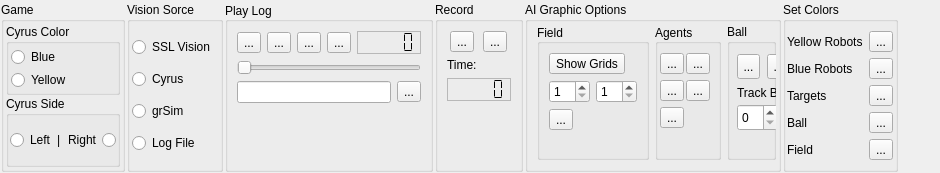
         <widget class="QWidget" name="watchToolsPage_1">
          <layout class="QHBoxLayout" name="horizontalLayout_4">
           <property name="spacing">
            <number>2</number>
           </property>
           <property name="leftMargin">
            <number>1</number>
           </property>
           <property name="topMargin">
            <number>2</number>
           </property>
           <property name="rightMargin">
            <number>2</number>
           </property>
           <property name="bottomMargin">
            <number>1</number>
           </property>
           <item>
            <widget class="QGroupBox" name="chooseGameColorAndSideGB">
             <property name="title">
              <string>Game</string>
             </property>
             <layout class="QVBoxLayout" name="verticalLayout_4">
              <property name="spacing">
               <number>1</number>
              </property>
              <property name="leftMargin">
               <number>2</number>
              </property>
              <property name="topMargin">
               <number>2</number>
              </property>
              <property name="rightMargin">
               <number>2</number>
              </property>
              <property name="bottomMargin">
               <number>2</number>
              </property>
              <item>
               <widget class="QGroupBox" name="chooseCyrusColorGB">
                <property name="title">
                 <string>Cyrus Color</string>
                </property>
                <layout class="QVBoxLayout" name="verticalLayout_3">
                 <property name="spacing">
                  <number>2</number>
                 </property>
                 <property name="leftMargin">
                  <number>2</number>
                 </property>
                 <property name="topMargin">
                  <number>2</number>
                 </property>
                 <property name="rightMargin">
                  <number>2</number>
                 </property>
                 <property name="bottomMargin">
                  <number>1</number>
                 </property>
                 <item>
                  <widget class="QRadioButton" name="chooseTeamColorBlueRB">
                   <property name="text">
                    <string>Blue</string>
                   </property>
                  </widget>
                 </item>
                 <item>
                  <widget class="QRadioButton" name="chooseTeamColorYellowRB">
                   <property name="text">
                    <string>Yellow</string>
                   </property>
                  </widget>
                 </item>
                </layout>
               </widget>
              </item>
              <item>
               <widget class="QGroupBox" name="chooseCyrusSideGB">
                <property name="title">
                 <string>Cyrus Side</string>
                </property>
                <layout class="QHBoxLayout" name="horizontalLayout_5">
                 <property name="spacing">
                  <number>1</number>
                 </property>
                 <property name="leftMargin">
                  <number>1</number>
                 </property>
                 <property name="topMargin">
                  <number>1</number>
                 </property>
                 <property name="rightMargin">
                  <number>1</number>
                 </property>
                 <property name="bottomMargin">
                  <number>1</number>
                 </property>
                 <item>
                  <widget class="QRadioButton" name="chooseTeamSideLeftRB">
                   <property name="text">
                    <string>Left</string>
                   </property>
                  </widget>
                 </item>
                 <item>
                  <widget class="QLabel" name="pipeBetweenRightAndLeftLbl">
                   <property name="text">
                    <string>|</string>
                   </property>
                  </widget>
                 </item>
                 <item>
                  <widget class="QRadioButton" name="chooseTeamSideRightRB">
                   <property name="layoutDirection">
                    <enum>Qt::RightToLeft</enum>
                   </property>
                   <property name="text">
                    <string>Right</string>
                   </property>
                  </widget>
                 </item>
                </layout>
               </widget>
              </item>
             </layout>
            </widget>
           </item>
           <item>
            <widget class="QGroupBox" name="chooseVisionSourceGB">
             <property name="title">
              <string>Vision Sorce</string>
             </property>
             <layout class="QVBoxLayout" name="verticalLayout">
              <property name="leftMargin">
               <number>2</number>
              </property>
              <property name="rightMargin">
               <number>2</number>
              </property>
              <item>
               <widget class="QRadioButton" name="chooseSourceSSLVisionRB">
                <property name="text">
                 <string>SSL Vision</string>
                </property>
               </widget>
              </item>
              <item>
               <widget class="QRadioButton" name="chooseSourceCyrusRB">
                <property name="text">
                 <string>Cyrus </string>
                </property>
               </widget>
              </item>
              <item>
               <widget class="QRadioButton" name="chooseSourceGRSimRB">
                <property name="text">
                 <string>grSim</string>
                </property>
               </widget>
              </item>
              <item>
               <widget class="QRadioButton" name="chooseSourceLogFileRB">
                <property name="text">
                 <string>Log File</string>
                </property>
               </widget>
              </item>
             </layout>
            </widget>
           </item>
           <item>
            <widget class="QGroupBox" name="playLogGB">
             <property name="title">
              <string>Play Log</string>
             </property>
             <property name="alignment">
              <set>Qt::AlignLeading|Qt::AlignLeft|Qt::AlignVCenter</set>
             </property>
             <property name="flat">
              <bool>false</bool>
             </property>
             <layout class="QVBoxLayout" name="verticalLayout_2">
              <item>
               <layout class="QHBoxLayout" name="horizontalLayout">
                <item>
                 <widget class="QToolButton" name="logStepBackwardTB">
                  <property name="font">
                   <font>
                    <kerning>true</kerning>
                   </font>
                  </property>
                  <property name="text">
                   <string>...</string>
                  </property>
                  <property name="icon">
                   <iconset resource="icons.qrc">
                    <normaloff>:/icons/oxygen/media-skip-backward.png</normaloff>:/icons/oxygen/media-skip-backward.png</iconset>
                  </property>
                  <property name="checkable">
                   <bool>false</bool>
                  </property>
                 </widget>
                </item>
                <item>
                 <widget class="QToolButton" name="logPlayTB">
                  <property name="font">
                   <font>
                    <kerning>true</kerning>
                   </font>
                  </property>
                  <property name="text">
                   <string>...</string>
                  </property>
                  <property name="icon">
                   <iconset>
                    <normalon>:/icons/oxygen/media-playback-start.png</normalon>
                   </iconset>
                  </property>
                 </widget>
                </item>
                <item>
                 <widget class="QToolButton" name="logPauseTB">
                  <property name="font">
                   <font>
                    <kerning>true</kerning>
                   </font>
                  </property>
                  <property name="text">
                   <string>...</string>
                  </property>
                  <property name="icon">
                   <iconset resource="icons.qrc">
                    <normaloff>:/icons/oxygen/media-playback-pause.png</normaloff>:/icons/oxygen/media-playback-pause.png</iconset>
                  </property>
                 </widget>
                </item>
                <item>
                 <widget class="QToolButton" name="logStepForwardTB">
                  <property name="font">
                   <font>
                    <kerning>true</kerning>
                   </font>
                  </property>
                  <property name="text">
                   <string>...</string>
                  </property>
                  <property name="icon">
                   <iconset resource="icons.qrc">
                    <normaloff>:/icons/oxygen/media-skip-forward.png</normaloff>:/icons/oxygen/media-skip-forward.png</iconset>
                  </property>
                 </widget>
                </item>
                <item>
                 <widget class="QLCDNumber" name="logTimeLcd">
                  <property name="font">
                   <font>
                    <weight>50</weight>
                    <bold>false</bold>
                   </font>
                  </property>
                  <property name="frameShape">
                   <enum>QFrame::StyledPanel</enum>
                  </property>
                  <property name="lineWidth">
                   <number>1</number>
                  </property>
                  <property name="midLineWidth">
                   <number>0</number>
                  </property>
                  <property name="smallDecimalPoint">
                   <bool>false</bool>
                  </property>
                  <property name="segmentStyle">
                   <enum>QLCDNumber::Flat</enum>
                  </property>
                  <property name="value" stdset="0">
                   <double>0.000000000000000</double>
                  </property>
                 </widget>
                </item>
               </layout>
              </item>
              <item>
               <widget class="QSlider" name="logSeekPlayingHSl">
                <property name="minimumSize">
                 <size>
                  <width>150</width>
                  <height>0</height>
                 </size>
                </property>
                <property name="orientation">
                 <enum>Qt::Horizontal</enum>
                </property>
               </widget>
              </item>
              <item>
               <layout class="QHBoxLayout" name="horizontalLayout_2">
                <item>
                 <widget class="QLineEdit" name="logFileNameLE"/>
                </item>
                <item>
                 <widget class="QToolButton" name="logFilebrowseTB">
                  <property name="font">
                   <font>
                    <kerning>true</kerning>
                   </font>
                  </property>
                  <property name="text">
                   <string>...</string>
                  </property>
                  <property name="icon">
                   <iconset resource="icons.qrc">
                    <normaloff>:/icons/oxygen/document-open.png</normaloff>:/icons/oxygen/document-open.png</iconset>
                  </property>
                 </widget>
                </item>
               </layout>
              </item>
              <item>
               <spacer name="verticalSpacer">
                <property name="orientation">
                 <enum>Qt::Vertical</enum>
                </property>
                <property name="sizeHint" stdset="0">
                 <size>
                  <width>20</width>
                  <height>40</height>
                 </size>
                </property>
               </spacer>
              </item>
             </layout>
            </widget>
           </item>
           <item>
            <widget class="QGroupBox" name="recordLogGB">
             <property name="title">
              <string>Record</string>
             </property>
             <layout class="QVBoxLayout" name="verticalLayout_5">
              <item>
               <layout class="QHBoxLayout" name="horizontalLayout_6">
                <item>
                 <widget class="QToolButton" name="logRecordTB">
                  <property name="font">
                   <font>
                    <kerning>true</kerning>
                   </font>
                  </property>
                  <property name="text">
                   <string>...</string>
                  </property>
                  <property name="icon">
                   <iconset resource="icons.qrc">
                    <normaloff>:/icons/oxygen/media-record.png</normaloff>:/icons/oxygen/media-record.png</iconset>
                  </property>
                  <property name="checkable">
                   <bool>true</bool>
                  </property>
                 </widget>
                </item>
                <item>
                 <widget class="QToolButton" name="logSelectStoreFolderTB">
                  <property name="font">
                   <font>
                    <kerning>true</kerning>
                   </font>
                  </property>
                  <property name="text">
                   <string>...</string>
                  </property>
                  <property name="icon">
                   <iconset resource="icons.qrc">
                    <normaloff>:/icons/oxygen/document-open-folder.png</normaloff>:/icons/oxygen/document-open-folder.png</iconset>
                  </property>
                  <property name="checkable">
                   <bool>false</bool>
                  </property>
                 </widget>
                </item>
               </layout>
              </item>
              <item>
               <widget class="QLabel" name="label">
                <property name="text">
                 <string>Time:</string>
                </property>
               </widget>
              </item>
              <item>
               <widget class="QLCDNumber" name="logTimeLcd_2">
                <property name="font">
                 <font>
                  <weight>50</weight>
                  <bold>false</bold>
                 </font>
                </property>
                <property name="frameShape">
                 <enum>QFrame::StyledPanel</enum>
                </property>
                <property name="lineWidth">
                 <number>1</number>
                </property>
                <property name="midLineWidth">
                 <number>0</number>
                </property>
                <property name="smallDecimalPoint">
                 <bool>false</bool>
                </property>
                <property name="segmentStyle">
                 <enum>QLCDNumber::Flat</enum>
                </property>
                <property name="value" stdset="0">
                 <double>0.000000000000000</double>
                </property>
               </widget>
              </item>
              <item>
               <spacer name="verticalSpacer_2">
                <property name="orientation">
                 <enum>Qt::Vertical</enum>
                </property>
                <property name="sizeHint" stdset="0">
                 <size>
                  <width>20</width>
                  <height>40</height>
                 </size>
                </property>
               </spacer>
              </item>
             </layout>
            </widget>
           </item>
           <item>
            <widget class="QGroupBox" name="aiGraphicOptionsGB">
             <property name="title">
              <string>AI Graphic Options</string>
             </property>
             <layout class="QHBoxLayout" name="horizontalLayout_3">
              <property name="topMargin">
               <number>2</number>
              </property>
              <property name="rightMargin">
               <number>2</number>
              </property>
              <item>
               <widget class="QGroupBox" name="fieldGraphicOptionsGB">
                <property name="title">
                 <string>Field</string>
                </property>
                <property name="alignment">
                 <set>Qt::AlignLeading|Qt::AlignLeft|Qt::AlignVCenter</set>
                </property>
                <property name="checkable">
                 <bool>false</bool>
                </property>
                <layout class="QFormLayout" name="formLayout_3">
                 <item row="1" column="0">
                  <widget class="QSpinBox" name="fieldGridNumRowsSB">
                   <property name="minimum">
                    <number>1</number>
                   </property>
                   <property name="maximum">
                    <number>99</number>
                   </property>
                  </widget>
                 </item>
                 <item row="2" column="0">
                  <widget class="QToolButton" name="showFieldRiskyTilesTB">
                   <property name="text">
                    <string>...</string>
                   </property>
                   <property name="checkable">
                    <bool>true</bool>
                   </property>
                  </widget>
                 </item>
                 <item row="0" column="0" colspan="2">
                  <widget class="QToolButton" name="showFieldGridTB">
                   <property name="text">
                    <string>Show Grids</string>
                   </property>
                   <property name="checkable">
                    <bool>true</bool>
                   </property>
                  </widget>
                 </item>
                 <item row="1" column="1">
                  <widget class="QSpinBox" name="fieldGridNumColumnsSB">
                   <property name="minimum">
                    <number>1</number>
                   </property>
                  </widget>
                 </item>
                </layout>
               </widget>
              </item>
              <item>
               <widget class="QGroupBox" name="agentsGraphicOptionsGB">
                <property name="title">
                 <string>Agents</string>
                </property>
                <property name="alignment">
                 <set>Qt::AlignLeading|Qt::AlignLeft|Qt::AlignVCenter</set>
                </property>
                <property name="checkable">
                 <bool>false</bool>
                </property>
                <layout class="QFormLayout" name="formLayout">
                 <property name="horizontalSpacing">
                  <number>2</number>
                 </property>
                 <property name="leftMargin">
                  <number>2</number>
                 </property>
                 <property name="rightMargin">
                  <number>2</number>
                 </property>
                 <item row="0" column="0">
                  <widget class="QToolButton" name="showAgentsTargetTB">
                   <property name="text">
                    <string>...</string>
                   </property>
                   <property name="checkable">
                    <bool>true</bool>
                   </property>
                  </widget>
                 </item>
                 <item row="0" column="1">
                  <widget class="QToolButton" name="showAgentsPathPlanTB">
                   <property name="text">
                    <string>...</string>
                   </property>
                   <property name="checkable">
                    <bool>true</bool>
                   </property>
                  </widget>
                 </item>
                 <item row="1" column="0">
                  <widget class="QToolButton" name="showAgentsTimeOfAccessBallTB">
                   <property name="toolTip">
                    <string>Show the time agents need to get ball</string>
                   </property>
                   <property name="text">
                    <string>...</string>
                   </property>
                   <property name="icon">
                    <iconset resource="icons.qrc">
                     <normaloff>:/icons/oxygen/edit-clear-history.png</normaloff>:/icons/oxygen/edit-clear-history.png</iconset>
                   </property>
                   <property name="checkable">
                    <bool>true</bool>
                   </property>
                  </widget>
                 </item>
                 <item row="1" column="1">
                  <widget class="QToolButton" name="showAgentsOpenAnglesToGoalTB">
                   <property name="toolTip">
                    <string>Show open angles to goal</string>
                   </property>
                   <property name="text">
                    <string>...</string>
                   </property>
                   <property name="checkable">
                    <bool>true</bool>
                   </property>
                  </widget>
                 </item>
                 <item row="2" column="0">
                  <widget class="QToolButton" name="showAgentVelocityVectorTB">
                   <property name="text">
                    <string>...</string>
                   </property>
                   <property name="checkable">
                    <bool>true</bool>
                   </property>
                  </widget>
                 </item>
                </layout>
               </widget>
              </item>
              <item>
               <widget class="QGroupBox" name="ballGraphicOptionsGB">
                <property name="title">
                 <string>Ball</string>
                </property>
                <widget class="QToolButton" name="showBallVelocityVectorTB">
                 <property name="geometry">
                  <rect>
                   <x>10</x>
                   <y>30</y>
                   <width>23</width>
                   <height>25</height>
                  </rect>
                 </property>
                 <property name="text">
                  <string>...</string>
                 </property>
                 <property name="checkable">
                  <bool>true</bool>
                 </property>
                </widget>
                <widget class="QToolButton" name="showBallOpenAnglesToGoalTB">
                 <property name="geometry">
                  <rect>
                   <x>40</x>
                   <y>30</y>
                   <width>23</width>
                   <height>25</height>
                  </rect>
                 </property>
                 <property name="text">
                  <string>...</string>
                 </property>
                 <property name="checkable">
                  <bool>true</bool>
                 </property>
                </widget>
                <widget class="QSpinBox" name="trackBallMaxFrameSB">
                 <property name="geometry">
                  <rect>
                   <x>10</x>
                   <y>80</y>
                   <width>41</width>
                   <height>27</height>
                  </rect>
                 </property>
                </widget>
                <widget class="QLabel" name="trackBallMaxFrameLbl">
                 <property name="geometry">
                  <rect>
                   <x>10</x>
                   <y>60</y>
                   <width>71</width>
                   <height>17</height>
                  </rect>
                 </property>
                 <property name="text">
                  <string>Track Ball</string>
                 </property>
                </widget>
               </widget>
              </item>
             </layout>
            </widget>
           </item>
           <item>
            <widget class="QGroupBox" name="setColorsGB">
             <property name="title">
              <string>Set Colors</string>
             </property>
             <layout class="QFormLayout" name="formLayout_2">
              <property name="fieldGrowthPolicy">
               <enum>QFormLayout::AllNonFixedFieldsGrow</enum>
              </property>
              <property name="leftMargin">
               <number>1</number>
              </property>
              <property name="rightMargin">
               <number>2</number>
              </property>
              <item row="0" column="0">
               <widget class="QLabel" name="setColorYellowRobotsLbl">
                <property name="text">
                 <string>Yellow Robots</string>
                </property>
               </widget>
              </item>
              <item row="0" column="1">
               <widget class="QToolButton" name="setColorYellowRobotsTB">
                <property name="text">
                 <string>...</string>
                </property>
               </widget>
              </item>
              <item row="1" column="0">
               <widget class="QLabel" name="setColorBlueRobotsLbl">
                <property name="text">
                 <string>Blue Robots</string>
                </property>
               </widget>
              </item>
              <item row="1" column="1">
               <widget class="QToolButton" name="setColorBlueRobotsTB">
                <property name="text">
                 <string>...</string>
                </property>
               </widget>
              </item>
              <item row="2" column="0">
               <widget class="QLabel" name="setColorRobotTargetsLbl">
                <property name="text">
                 <string>Targets</string>
                </property>
               </widget>
              </item>
              <item row="2" column="1">
               <widget class="QToolButton" name="setColorRobotTargetsTB">
                <property name="text">
                 <string>...</string>
                </property>
               </widget>
              </item>
              <item row="3" column="0">
               <widget class="QLabel" name="setColorBallLbl">
                <property name="text">
                 <string>Ball</string>
                </property>
               </widget>
              </item>
              <item row="3" column="1">
               <widget class="QToolButton" name="setColorBallTB">
                <property name="text">
                 <string>...</string>
                </property>
               </widget>
              </item>
              <item row="4" column="0">
               <widget class="QLabel" name="setColorFieldLbl">
                <property name="text">
                 <string>Field</string>
                </property>
               </widget>
              </item>
              <item row="4" column="1">
               <widget class="QToolButton" name="setColorFieldTB">
                <property name="text">
                 <string>...</string>
                </property>
               </widget>
              </item>
             </layout>
            </widget>
           </item>
           <item>
            <spacer name="watchToolsPageHS">
             <property name="orientation">
              <enum>Qt::Horizontal</enum>
             </property>
             <property name="sizeHint" stdset="0">
              <size>
               <width>40</width>
               <height>20</height>
              </size>
             </property>
            </spacer>
           </item>
          </layout>
          <zorder>chooseVisionSourceGB</zorder>
          <zorder>playLogGB</zorder>
          <zorder>aiGraphicOptionsGB</zorder>
          <zorder>setColorsGB</zorder>
          <zorder>chooseGameColorAndSideGB</zorder>
          <zorder>recordLogGB</zorder>
          <zorder>watchToolsPageHS</zorder>
         </widget>
